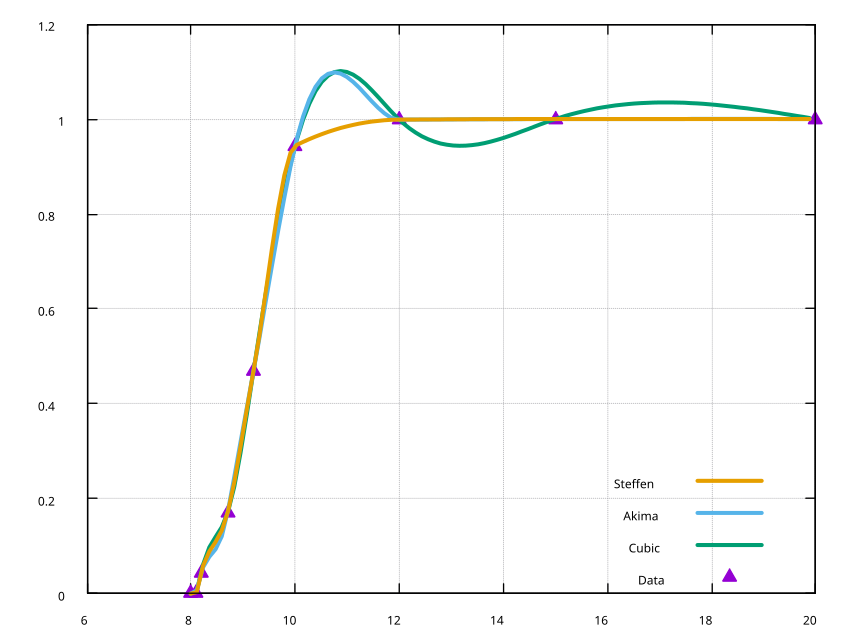

Source code (gnuplot):
#!/usr/bin/gnuplot

set term qt persist
set xrange [6:20]
set yrange [0:1.2]
set grid

plot 'examples/03-raw1.dat' using 1:2 title 'Data' at .8, .1 with points pointtype 9 pointsize 2, 'examples/03-raw2.dat' using 1:2 title 'Cubic' at .8, .15 with lines linewidth 3, 'examples/03-raw2.dat' using 1:3 title 'Akima' at .8, .2 with lines linewidth 3, 'examples/03-raw2.dat' using 1:4 title 'Steffen' at .8, .25 with lines linewidth 3
